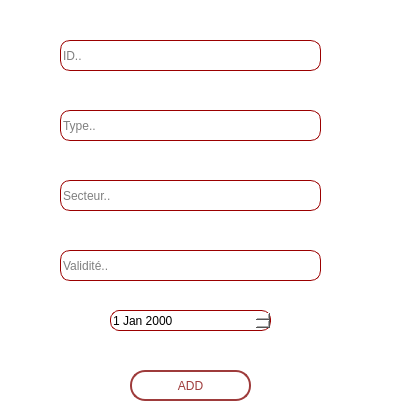
<?xml version="1.0" encoding="UTF-8"?>
<ui version="4.0">
 <class>add_normes</class>
 <widget class="QDialog" name="add_normes">
  <property name="geometry">
   <rect>
    <x>0</x>
    <y>0</y>
    <width>400</width>
    <height>409</height>
   </rect>
  </property>
  <property name="windowTitle">
   <string>Dialog</string>
  </property>
  <property name="styleSheet">
   <string notr="true">background-color:rgb(255,255,255);</string>
  </property>
  <widget class="QLineEdit" name="le_type_normes">
   <property name="geometry">
    <rect>
     <x>60</x>
     <y>110</y>
     <width>261</width>
     <height>31</height>
    </rect>
   </property>
   <property name="styleSheet">
    <string notr="true">QLineEdit{
border: 1px solid;
border-color: #9B0000;
border-radius: 10px;
}</string>
   </property>
   <property name="placeholderText">
    <string>Type..</string>
   </property>
  </widget>
  <widget class="QLineEdit" name="le_id_normes">
   <property name="geometry">
    <rect>
     <x>60</x>
     <y>40</y>
     <width>261</width>
     <height>31</height>
    </rect>
   </property>
   <property name="styleSheet">
    <string notr="true">QLineEdit{
border: 1px solid;
border-color: #9B0000;
border-radius: 10px;
}</string>
   </property>
   <property name="placeholderText">
    <string>ID..</string>
   </property>
  </widget>
  <widget class="QLineEdit" name="le_validity_normes">
   <property name="geometry">
    <rect>
     <x>60</x>
     <y>250</y>
     <width>261</width>
     <height>31</height>
    </rect>
   </property>
   <property name="styleSheet">
    <string notr="true">QLineEdit{
border: 1px solid;
border-color: #9B0000;
border-radius: 10px;
}</string>
   </property>
   <property name="placeholderText">
    <string>Validité..</string>
   </property>
  </widget>
  <widget class="QDateEdit" name="le_date_normes">
   <property name="geometry">
    <rect>
     <x>110</x>
     <y>310</y>
     <width>161</width>
     <height>21</height>
    </rect>
   </property>
   <property name="styleSheet">
    <string notr="true">QDateEdit{
border: 1px solid;
border-color: #9B0000;
border-radius: 9px;
}</string>
   </property>
  </widget>
  <widget class="QLineEdit" name="le_sector_normes">
   <property name="geometry">
    <rect>
     <x>60</x>
     <y>180</y>
     <width>261</width>
     <height>31</height>
    </rect>
   </property>
   <property name="styleSheet">
    <string notr="true">QLineEdit{
border: 1px solid;
border-color: #9B0000;
border-radius: 10px;
}</string>
   </property>
   <property name="placeholderText">
    <string>Secteur..</string>
   </property>
  </widget>
  <widget class="QPushButton" name="b_ajouter_normes">
   <property name="geometry">
    <rect>
     <x>130</x>
     <y>370</y>
     <width>121</width>
     <height>31</height>
    </rect>
   </property>
   <property name="styleSheet">
    <string notr="true">QPushButton {
color: rgb(158,59,59);
font: 75 9pt &quot;Arial&quot;;
border: 2px solid rgb(158,59,59);
border-radius: 15px;
}

QPushButton:hover {
  color: #fff; 
  background-color: #a63b3b; 
  border-color: #a63b3b; 
}

QPushButton:pressed {
  color: #fff; 
  background-color: #802c2c; 
  border-color: #802c2c; 
}</string>
   </property>
   <property name="text">
    <string>ADD</string>
   </property>
  </widget>
  <widget class="QLabel" name="label">
   <property name="geometry">
    <rect>
     <x>20</x>
     <y>40</y>
     <width>321</width>
     <height>301</height>
    </rect>
   </property>
   <property name="text">
    <string/>
   </property>
   <property name="pixmap">
    <pixmap resource="ressources.qrc">:/new/prefix1/gfx/3516835.png</pixmap>
   </property>
   <property name="scaledContents">
    <bool>true</bool>
   </property>
  </widget>
  <zorder>label</zorder>
  <zorder>le_type_normes</zorder>
  <zorder>le_id_normes</zorder>
  <zorder>le_validity_normes</zorder>
  <zorder>le_date_normes</zorder>
  <zorder>le_sector_normes</zorder>
  <zorder>b_ajouter_normes</zorder>
 </widget>
 <resources>
  <include location="ressources.qrc"/>
 </resources>
 <connections/>
</ui>
